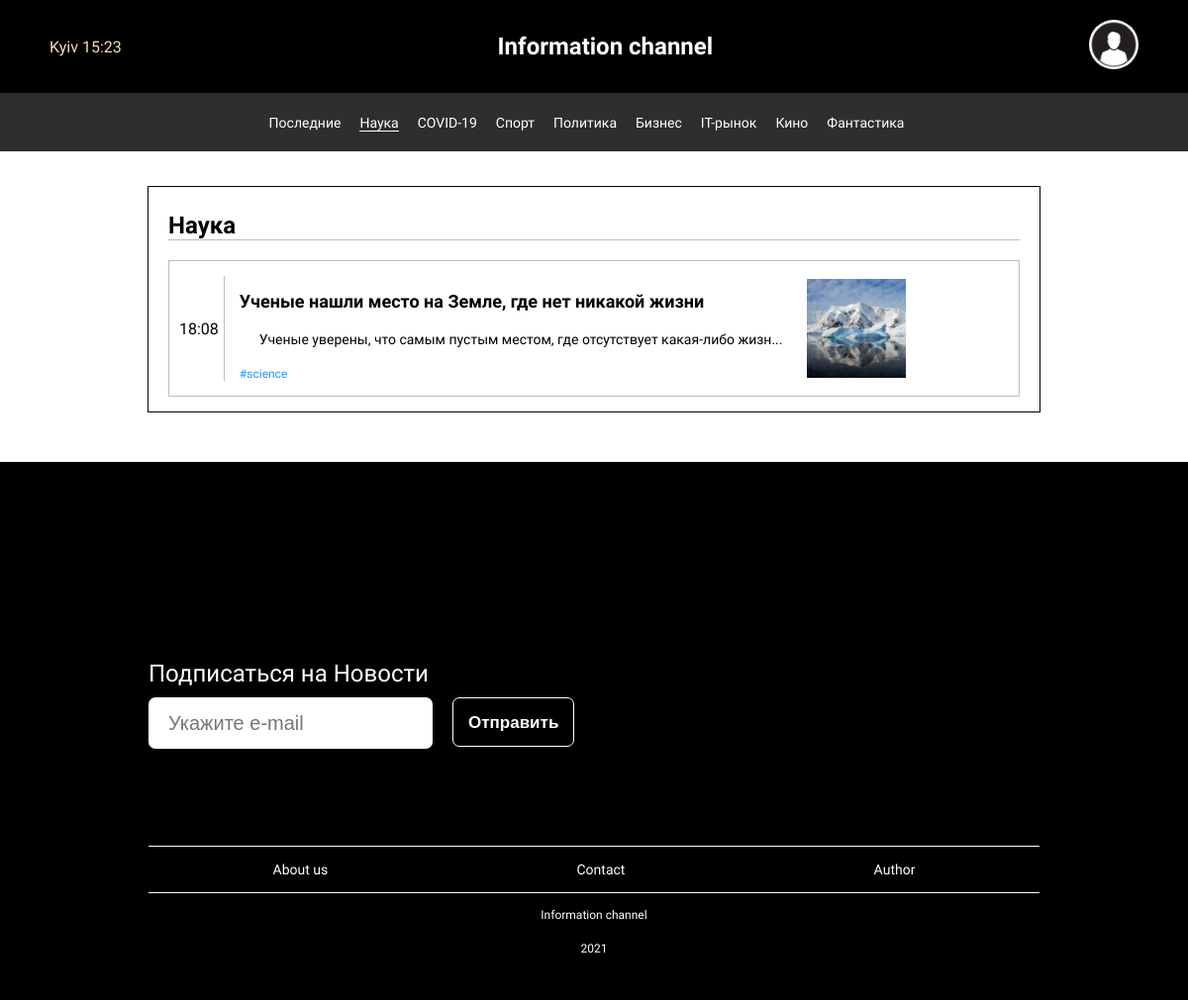
/category/science (signed in), run on the app's committed database.
### tables this page shows
CREATE TABLE `categories` (
  `id` int NOT NULL,
  `name` text NOT NULL,
  `tegs` text NOT NULL
);

CREATE TABLE `news` (
  `id` int NOT NULL,
  `title` text NOT NULL,
  `text` text NOT NULL,
  `time` datetime NOT NULL DEFAULT CURRENT_TIMESTAMP,
  `categories` text NOT NULL,
  `img` varchar(255) NOT NULL
);

### core/View.php (called while the page is built, shortened)
<?php
	class View
	{
		public function render(Page $page) {
			return $this->renderLayout($page, $this->renderView($page));
		}
		private function renderLayout(Page $page, $content) {
			$layoutPath = $_SERVER['DOCUMENT_ROOT'] . "/project/layouts/{$page->layout}.php";
			if (file_exists($layoutPath)) {
					include $layoutPath;
				return ob_get_clean();
			} else {
				echo "Не найден файл с лейаутом по пути $layoutPath"; die();
			}
		}
		private function renderView(Page $page) {
			if ($page->view) {
				$viewPath = $_SERVER['DOCUMENT_ROOT'] . "/project/views/{$page->view}.php";
				if (file_exists($viewPath)) {
						$data = $page->data;
						extract($data);
						include $viewPath;
					return ob_get_clean();
				} else {
					echo "Не найден файл с представлением по пути $viewPath"; die();
				}
			}
		}
	}

### lib/db.php (called while the page is built, shortened)
<?php
class db {
    private $mysqli;
    public function __construct()
    {
        $this->mysqli = new mysqli('localhost', 'root','', 'ichannel');
    }
    public function query($table){
        $query = "SELECT * FROM `$table`";
        $result = mysqli_query($this->mysqli, $query);
        return mysqli_fetch_all($result, MYSQLI_ASSOC);
    }
    public function queryReversCategories($table, $categories){
        $query = "SELECT * FROM `$table` WHERE `categories` = '$categories' ORDER BY `$table`.`id` DESC";
        $result = mysqli_query($this->mysqli, $query);
        return mysqli_fetch_all($result, MYSQLI_ASSOC);
    }
    public function queryWhere($tags)
    {
        $query = "SELECT * FROM `categories` WHERE `tegs` = '$tags'";
        $result = mysqli_query($this->mysqli, $query);
        return mysqli_fetch_assoc($result);
    }
}

### project/models/News.php (called while the page is built, shortened)
<?php
class News extends Model
{
    public function getData()
    {
        $db = new db;
        $arrayFromURI = explode('/', $_SERVER['REQUEST_URI']);
        $name_category = $db->queryWhere("$arrayFromURI[2]");
        if(is_array($name_category))
        {
            if($arrayFromURI[2] == 'last_news')
            {
                $array = $db->queryRevers('news');
            }else{
                $array = $db->queryReversCategories('news',$arrayFromURI[2] );
            }
        }else{
            header('Location:/error');
        }
        $arrays = [
            'name' => $name_category,
            'news' => $array
        ];
        return $arrays;
    }
}

### project/controllers/NewsController.php (called while the page is built, shortened)
<?php
class newsController extends Controller
{
    public function getNews ()
    {
        $data = ( new News )-> getData();
        return $this->render('news/news', $data);
    }
}

### core/Dispatcher.php (called while the page is built, shortened)
<?php
	class Dispatcher
	{
		public function getPage(Track $track)
		{
			$className = ucfirst($track->controller) . 'Controller';
			$fullName = "\\Project\\Controllers\\$className";
			try {
				$controller = new $fullName;
				if (method_exists($controller, $track->action)) {
					$result = $controller->{$track->action}($track->params);
					if ($result) {
						return $result;
					} else {
						return new Page('default');
					}
				} else {
					echo "Метод <b>{$track->action}</b> не найден в классе $fullName."; die();
				}
			} catch (\Exception $error) {
				echo $error->getMessage(); die();
			}
		}
	}

### project/layouts/default.php (the view, shortened to what this page needs)
<?php
$db = new db;
$array = $db->query('categories');
?>
<?php if(!empty($_SESSION['name'])):?>
    <?php $arrayFromURI = explode('/', $_SERVER['REQUEST_URI'])?>
    <?php if($arrayFromURI[1] === 'admin'):?>
        <?php if(trim($_SESSION['name']) === 'Админ'):?>
        <!DOCTYPE html>
        <html lang="en">
        <head>
            <meta charset="UTF-8">
            <meta name="viewport" content="width=device-width, initial-scale=1.0">
            <title>Document</title>
            <link rel="stylesheet" href="/project/webroot/admin_styles.css">
        </head>
        <body>
            <header class="admin_header">
                    <h1 class="admin_h1">Admin panel</h1>
                    <a href="/" class="logout">Назад</a>
                </header>
            <div class="admin_container">
                <div class="admin_menu">
                    <div class="a_cols">
                        <a href="/admin"><div class="a_col">My WebSite</div></a>
                        <a href="/admin/catalog"><div class="a_col">Catalog</div></a>
                        <a href="/admin/news"><div class="a_col">News</div></a>
                        <a href="/admin/users"><div class="a_col">Users</div></a>
                        <a href="/admin/comments"><div class="a_col">Comments</div></a>
                    </div>
                    <footer class="admin_footer"><div class="text_footer">E-Starter© 2021 v1</div></footer>
                </div>
                <div class="admin_content">
                    <?=$content?>
                </div>
            </div>
        <script>
            var checkboxes = document.querySelectorAll('input.thing'),
            checkall = document.getElementById('checkall');
        for(var i=0; i<checkboxes.length; i++) {
            checkboxes[i].onclick = function() {
                var checkedCount = document.querySelectorAll('input.thing:checked').length;
                checkall.checked = checkedCount > 0;
                checkall.indeterminate = checkedCount > 0 && checkedCount < checkboxes.length;
            }
        }
        checkall.onclick = function() {
            for(var i=0; i<checkboxes.length; i++) {
                checkboxes[i].checked = this.checked;
            }
        }
        </script>
        </body>
        </html>
        <?php else: header('Location:/')?>
        <?php endif?>
    <?php else:?>
<!DOCTYPE html>
<html>
	<head>
    <link rel="stylesheet" href="/project/webroot/wq.css">
	</head>
	<body>
  <header>
        <div class="time_header">Kyiv <?php echo date("H:i");?> </div>
        <div>
            <a class="text_header" style="color: white;" href="/">Information channel</a>
        </div>
           <div class="log_out_header">
              <img src="/project/img/<?php echo $_SESSION['img']?>" alt="" onclick="myFunction()" class="dropbtn">
            </div>
    </header>
    <div class="catalog">
        <?php foreach($array as $arrs):?>
     <?php
        $arrayFromURI = explode('/', $_SERVER['REQUEST_URI']);
        if(!empty($arrayFromURI[2]))
        {
            if($arrs['tegs'] == $arrayFromURI[2]){
                $styleborder = 'border-bottom: 1px solid;';
            }else{
                $styleborder = 'border-bottom: none;';
            }
        }else{
            $styleborder = 'border-bottom: none;';
        }
        ?>
            <a style="<?php echo $styleborder?>" href="/category/<?php echo $arrs['tegs']?>" class="catalog_link"><?php echo $arrs['name']?></a>
        <?php endforeach?>
    </div>
   <?php echo $content?>
  <footer>
        <div class="footer_container">
            <div class="form">
            Подписаться на Новости
            <div class="email_sub">
                <form action="" method="post" class="form_footer">
                    <input type="text" name="email" placeholder="Укажите e-mail" required>
                    <input type="submit" value="Отправить">
                </form>
            </div>
        </div>
        <div class="link_footer">
            <a class="link_footer_style" href="/about">About us</a>
            <a class="link_footer_style" href="/contact">Contact</a>
            <a class="link_footer_style" href="/author">Author</a>
        </div>
        <div class="text_footer">
            Information channel <p>2021
        </div>
        </div>
    </footer>
	</body>
</html>
<?php endif?>
<?php endif?>

### project/views/news/news.php (shortened to what this page needs)
<main>
 <div class="news">
        <div class="title_main"><?=$name['name']?></div>
        <div class="container">
            <?php foreach($news as $arr):?>
           <div class="col">
                <div class="time"><?
                    $date_sql = strtotime( $arr['time']);
                    echo $date_sql_normal = date( 'H:i', $date_sql );?></div>
                <div class="text_container">
                <a style="color: black;" href="/page/<?=$arr['id']?>"> <div class="title_container"><?=$arr['title']?></div></a>
                <a style="color: black;" href="/page/<?=$arr['id']?>">  <?=mb_substr($arr['text'],0, 75).'...'?></a>
                <div class="tags">
                    <a href="/category/<?=$arr['categories']?>" class="tegs"> #<?=$arr['categories']?></a>
                </div>
                </div>
                <img src="/project/img/<?=$arr['img']?>" alt="" style="height: 100px; width:100px">
            </div>
            <?php endforeach?>
    </div>
</main>

### project/webroot/wq.css (style rules this page uses)
html, body { padding: 0; margin: 0; font-family: 'Comfortaa', cursive; }
img { object-fit:cover }
a { text-decoration: none; color: #2196f3; }
header { padding: 20px 50px; background: #000000; display: flex; align-items: center; justify-content: space-between; color: white; }
.time_header { color: wheat; }
.text_header { font-size: 24px; font-weight: 900; }
main { width: 900px; margin: 0 auto; border: 1px solid black; margin-bottom: 50px; margin-top: 35px; }
.catalog { padding: 20px 50px; background: #2e2e2e; color: white; text-align: center; }
.catalog_link { font-size: 14px; color: white; margin-right: 15px; }
.news { margin-top: 25px; }
.container { margin: 15px; }
.tags { color: #776464; margin-top: 10px; margin-right: 10px; font-size: 12px; }
.title_main { font-size: 24px; font-weight: bold; border-bottom: 1px solid #bdbdbd; margin: 20px; }
.col { margin: 5px; padding: 10px; border: 1px solid #bdbdbd; display: flex; align-items: center; }
.title_container { margin: 15px 0; font-size: 18px; font-weight: 900; }
.text_container { font-size: 14px; margin: 5px; border-left: 1px solid #bdbdbd; padding-left: 15px; }
footer { background: black; }
.footer_container { width: 900px; margin: 0 auto; padding-top: 200px; }
.form { color: white; font-size: 24px; margin-bottom: 100px; }
.email_sub { height: 50px; margin: 10px 0; display: flex; }
.link_footer { display: flex; justify-content: space-around; margin-top: 30px; border-top: 1px solid white; padding-top: 15px; }
.link_footer_style { color: white; font-size: 14px; }
.text_footer { color: white; text-align: center; font-size: 12px; border-top: 1px solid; padding: 15px; margin-top: 15px; padding-bottom: 25px; }
p { margin: 20px; }
.form_footer { display: flex; }
input[type="text"] { border-radius: 7px; height: 50px; border: none; width: 100%; font-size: 20px; margin-right: 20px; padding-left: 20px; }
input[type="submit"] { font-size: 17px; padding: 15px; border-radius: 7px; font-weight: bold; background: black; color: white; border: 1px solid; }
.dropbtn { height: 50px; width: 50px; border-radius: 30px; position: relative; display: inline-block; cursor: pointer; }
.log_out_header { display: inline-block; }

### data on the page
categories: name "Последние"
categories: name "Наука"
categories: name "COVID-19"
categories: name "Спорт"
categories: name "Политика"
categories: name "Бизнес"
categories: name "IT-рынок"
categories: name "Кино"
categories: name "Фантастика"
news: time "18:08", title "Ученые нашли место на Земле, где нет никакой жизни", text "Ученые уверены, что самым пустым местом, где отсутствует какая-либо жизн", categories "science", img (picture)
